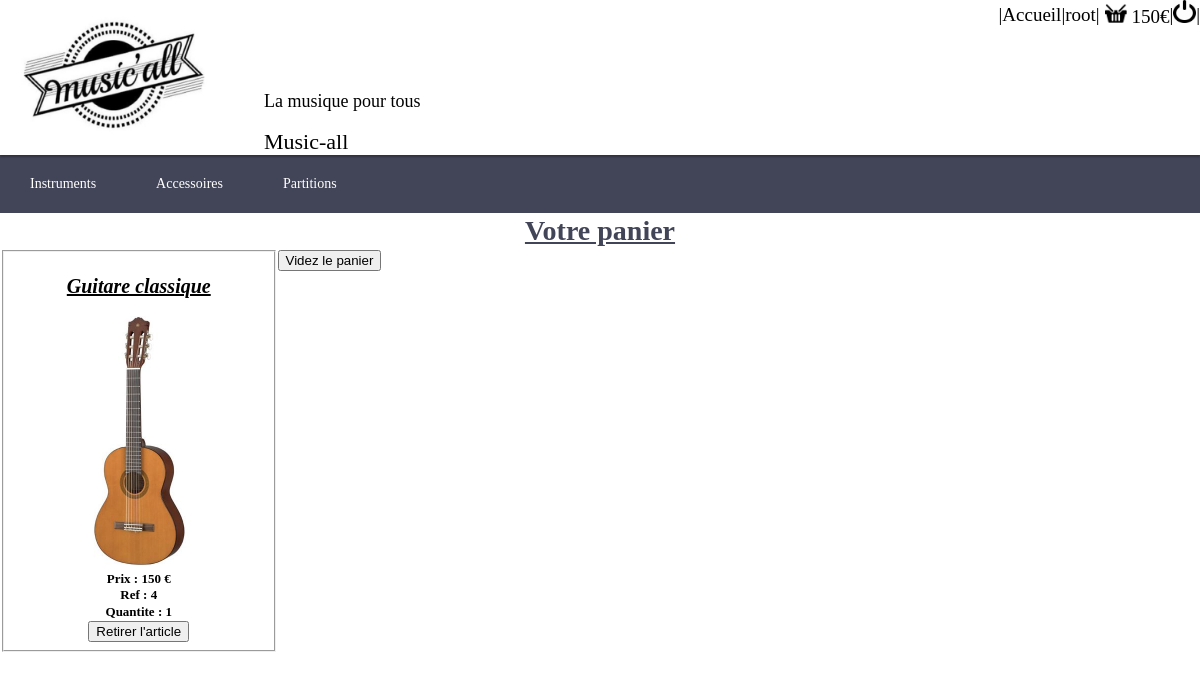
The app's page /controler/panier.controler.php?connect=root, older data.
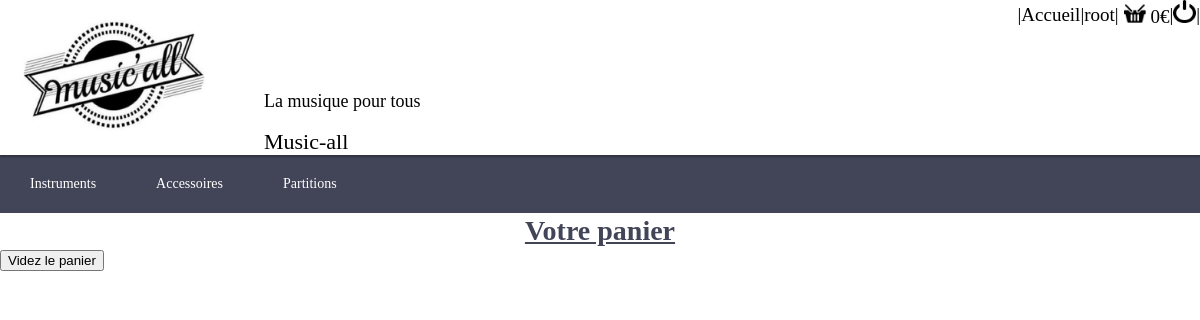
The same page, newer data.
### tables this page shows
CREATE TABLE panier(
	user TEXT REFERENCES utilisateur(username),
	ref INTEGER REFERENCES article(ref),
	categorie INTEGER REFERENCES article(categorie),
	quantite INTEGER,
	PRIMARY KEY(user,ref,categorie)
);

### controler/main.controler.php (called while the page is built, shortened)
<?php
require_once("../model/article.class.php");
require_once("../model/DAO.class.php");
  global $prixPanier;
  $database = new DAO();
  if((!isset($_GET['connect']))&&(!isset($connect))){
      global $connect;
      global $user;
      $prixPanier=0;
  }elseif((isset($_GET['connect']))&&($_GET['connect']!='')){
      global $user;
      $user=$_GET['connect'];
      $prixPanier=$database->getPrixPanier($user);
  }elseif((isset($connect))&&($connect)){
    $prixPanier=$database->getPrixPanier($user);
    $utilisateur = $database->getUtilisateur($user);
    $admin = $utilisateur->getType();
  }elseif((isset($_GET['connect']))&&($_GET['connect']=='')){
    global $connect;
    $connect=false;
    $prixPanier=0;
  }
  if (isset($_GET['categorie'])) {
    $categorie = $database->getCategorie($_GET['categorie']);
    $IDcategorie = $categorie->__get("id");
    if (isset($_POST['tri'])) {
      if ($_POST['tri'] == "nomA") {
        $articles = $database->triArticleNomAZ($IDcategorie);
      } else if ($_POST['tri'] == "nomZ"){
        $articles = $database->triArticleNomZA($IDcategorie);
      } else if ($_POST['tri'] == "prixc"){
        $articles = $database->triArticlePrixC($IDcategorie);
      } else if ($_POST['tri'] == "prixd") {
        $articles = $database->triArticlePrixD($IDcategorie);
      } else {
        $articles = $database->triArticleRef($IDcategorie);
      }
    } else {
      $articles = $database->triArticleRef($IDcategorie);
    }
    $nbelem = count($articles);
  } else {
    $nbelem = 0;
  }
  include("../View/pagePrincipale.view.php");
 ?>

### controler/panier.controler.php (called while the page is built, shortened)
<?php
require_once("../model/article.class.php");
require_once("../model/DAO.class.php");
$database = new DAO();
$user=$_GET["connect"];
if((isset($_GET["ref"]))&&(isset($_GET["cat"]))){
  global $cat;
  $ref=$_GET["ref"];
  $cat=$_GET["cat"];
  $database->ajoutezAuPanier($user,$ref,$cat);
}elseif((isset($_GET["retirer"]))&&($_GET["retirer"]=="all")) {
  $database->viderPanier($user);
  $affichepanier=true;
}elseif((isset($_GET["retirer"]))&&($_GET["retirer"]=="article")) {
  $ref=$_GET["ref"];
  $database->supprArticle($user,$ref);
  $affichepanier=true;
}elseif((isset($_GET["retirer"]))&&($_GET["retirer"]=="unarticle")) {
  $ref=$_GET["ref"];
  $database->supprunArticle($user,$ref);
  $affichepanier=true;
}else{
  $affichepanier=true;
}
$panier=$database->getPanier($user);
include("main.controler.php");
 ?>

### model/DAO.class.php (called while the page is built, shortened)
<?php
require_once("article.class.php");
    class DAO {
        private $db;
        private $database = 'sqlite:../model/data/musicall.db';
        function __construct() {
          try {
            $this->db = new PDO($this->database);
          } catch (PDOException $e) {
            die ("erreur de connexion :".$e->getMessage());
          }
        }
    function getArticleRef($ref): article {
      $commande =  'SELECT * FROM article WHERE ref="' . $ref . '"';
      $sth = $this->db->query($commande);
      $result = $sth->fetchAll(PDO::FETCH_CLASS|PDO::FETCH_PROPS_LATE,"article");
      return $result[0];
    }
    function getPanier($user){
      $commande =  'SELECT * FROM panier WHERE user="'.$user.'" ';
      $sth = $this->db->query($commande);
      $result = $sth->fetchAll(PDO::FETCH_ASSOC);
      return $result;
    }
    function getPrixPanier($user):int{
      $panier=$this->getPanier($user);
      $prixtot=0;
      foreach ($panier as $value) {
        $ref=$value['ref'];
        $article=$this->getArticleRef($ref);
        $prixarticle=($article->getPrix())*$value['quantite'];
        $prixtot=$prixtot+$prixarticle;
      }
      return $prixtot;
    }
}
 ?>

### model/article.class.php (called while the page is built, shortened)
<?php
class article{
 private $prix;
  function __get($name){
    return $this->$name;
}
  function getPrix(){
    return $this->prix;
  }
}
 ?>

### View/pagePrincipale.view.php (the view, shortened to what the changed rows need)
  <!DOCTYPE html>
<html lang="en" dir="ltr">
  <head>
    <link rel="stylesheet" href="../View/pagePrincipale.view.css">
  </head>
  <body>
      <header>
        <?php
          global $parametre;
          if($connect){
            $parametre="connect=".$user;
          }else{
            $parametre="connect=";
          }
          ?>
        <div class="MainMenu">
          <div class="MenuTot">
            <div class="MenuEste">
              <div class="col2">
                <div class="ligne1">
                  <div class="Panier">
                    <a href="panier.controler.php?<?php echo $parametre; ?>">
                      <img src="../View/models/panier.png" alt="panier" width="22" height="22">
                      <span class="prixPanier"><?=$prixPanier?>€</span>
                    </a>
                  </div>
                </div>
                <div class="ligne2">
                  <div class="slogan">
                    <h1 class="Titre">Music-all</h1>
                  </div>
                </div>
              </div>
          </div>
          </div>
      </div>
      </header>
      <?php if  ($nbelem != 0) {?>
      <div class="tris">
        <h1>Trier par :</h1>
        <FORM class="" action="../controler/main.controler.php?<?php echo $parametre; ?>&<?php if(isset($paracat)){echo $paracat;} ?>" method="post">
          <div class="">
            <label for="ref">Référence</label>
          <INPUT id="ref" type="radio" name="tri" value="référence">
          </div>
          <div class="">
            <label for="nomA">Nom A-Z</label>
          <INPUT id = "nomA" type="radio" name="tri" value="nomA">
          </div>
          <div class="">
            <label for="nomZ">Nom Z-A</label>
          <INPUT id = "nomZ" type="radio" name="tri" value="nomZ">
          </div>
          <div class="">
            <label for="prixc">Prix croissant</label>
          <INPUT id = "prixc" type="radio" name="tri" value="prixc">
          </div>
          <div class="">
            <label for="prixd">Prix décroissant</label>
          <INPUT id = "prixd" type="radio" name="tri" value="prixd">
          </div>
          <div class="bouton">
            <input type="submit" name="Valider" value="Valider">
            </div>
        </FORM>
      </div>
      <div class="listArt">
      <h1><?= $categorie->__get("nom") ?></h1>
      <br>
      <?php foreach($articles as $key => $value){   ?>
        <div class="ArticleCatalogue">
          <fieldset class="Art">
            <h2><?= $value->__get("libelle") ?></h2> <br>
            <img src="../View/models/<?= $value->__get("image") ?>" alt="<?=$value->__get("libelle")?>" height="300" width="300"/> <br>
            Informations complémentaires : <?= $value->__get("infoscompl") ?> <br>
            Prix : <?= $value->__get("prix") ?> €<br>
            Ref : <?= $value->__get("ref") ?> <br>
            <?php if($connect){?>
              <a href="panier.controler.php?<?php echo $parametre; ?>&ref=<?= $value->__get("ref")?>&cat=<?= $value->__get("categorie") ?>"> <img src="../View/models/panier.png" alt="AjoutezAuPanier" width="23" height="23"><input type="submit" name="" value="Ajoutez au panier"> </a>
            <?php }else{?>
              <a href="../View/pageConnexion.view.php?<?php if(isset($paracat)){echo $paracat;} ?>"><input type="submit" name="" value="Connectez vous !"></a>
            <?php } ?>
            <?php if ($admin==0) { ?>
              <form class="" action="main.controler.php?<?php echo $parametre; ?>&ref=<?php echo $value->__get("ref");?>&<?php if(isset($paracat)){echo $paracat;} ?>" method="post">
                <input type="number" name="prix" step=0.01 min=0.00 value=0.00>
                <input type="submit" name="changerPrix" value="Changer le prix">
              </form>
            <?php } ?>
        </fieldset>
          </div>
          <?php } ?>
        <?php }elseif (isset($affichepanier)&&$affichepanier) { ?>
          <div class="listPanier">
          <h1> Votre panier </h1>
          <?php foreach ($panier as $val) { $value=$database->getArticleRef($val["ref"]);?>
            <div class="ArticlePanier">
              <fieldset class="Article">
              <h2> <?= $value->__get("libelle") ?> </h2><br>
              <img src="../View/models/<?= $value->__get("image") ?>" alt="<?=$value->__get("libelle")?>" height="250" width="250"/> <br>
              Prix : <?= $value->__get("prix") ?> €<br>
              Ref : <?= $value->__get("ref") ?> <br>
              Quantite : <?= $val["quantite"]?> <br>
              <a href="panier.controler.php?<?php echo $parametre; ?>&retirer=article&ref=<?= $value->__get("ref")?>"><input type="submit" name="vider" value="Retirer l'article"> </a>
            </fieldset>
            </div>
          <?php }  ?>
            </div>
        <?php }else{ ?>
          <img src="../View/models/accueil.jpg" alt="photo accueil" width="100%" height="75%">
        <?php } ?>
  </body>
</html>

Row changes from the older to the newer data that the page shows:
removed panier: __get "Guitare classique", __get "150", __get "4", quantite "1"
Text that changed along with them:
$prixPanier: "150" → "0"
